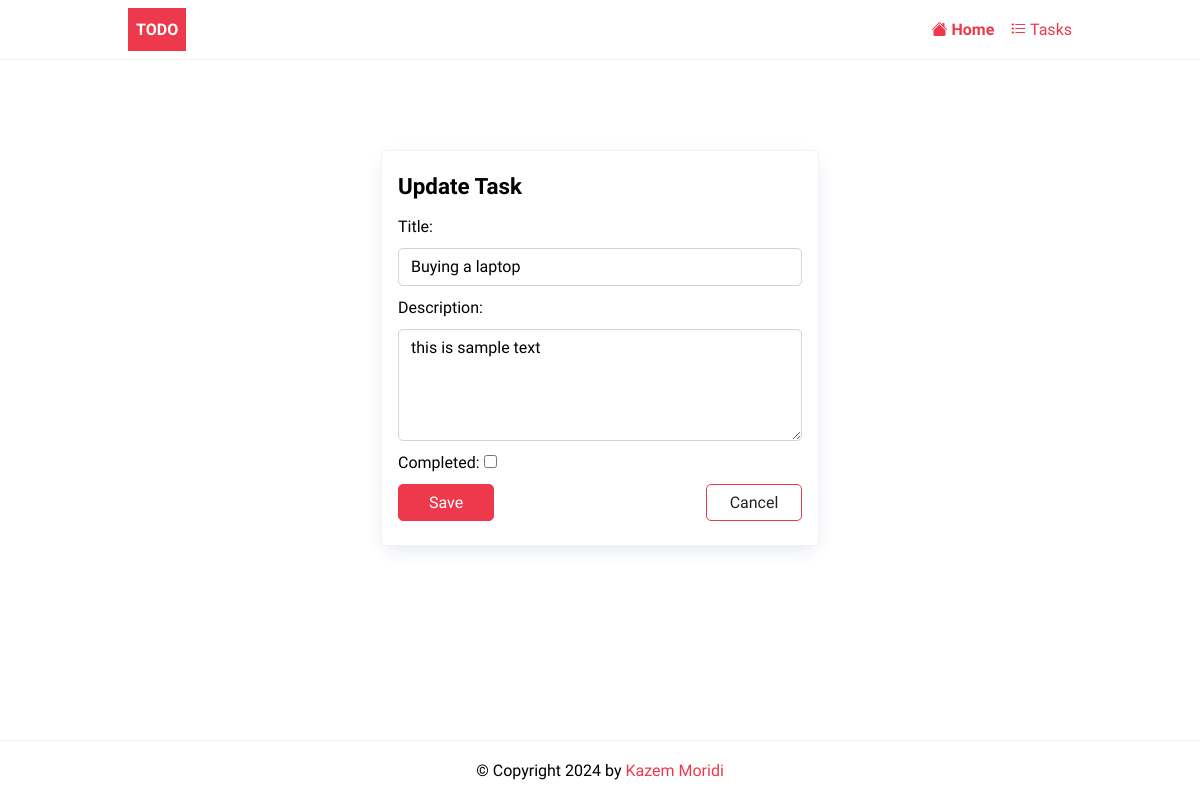
Page /task/update/1/ on the earlier database version.
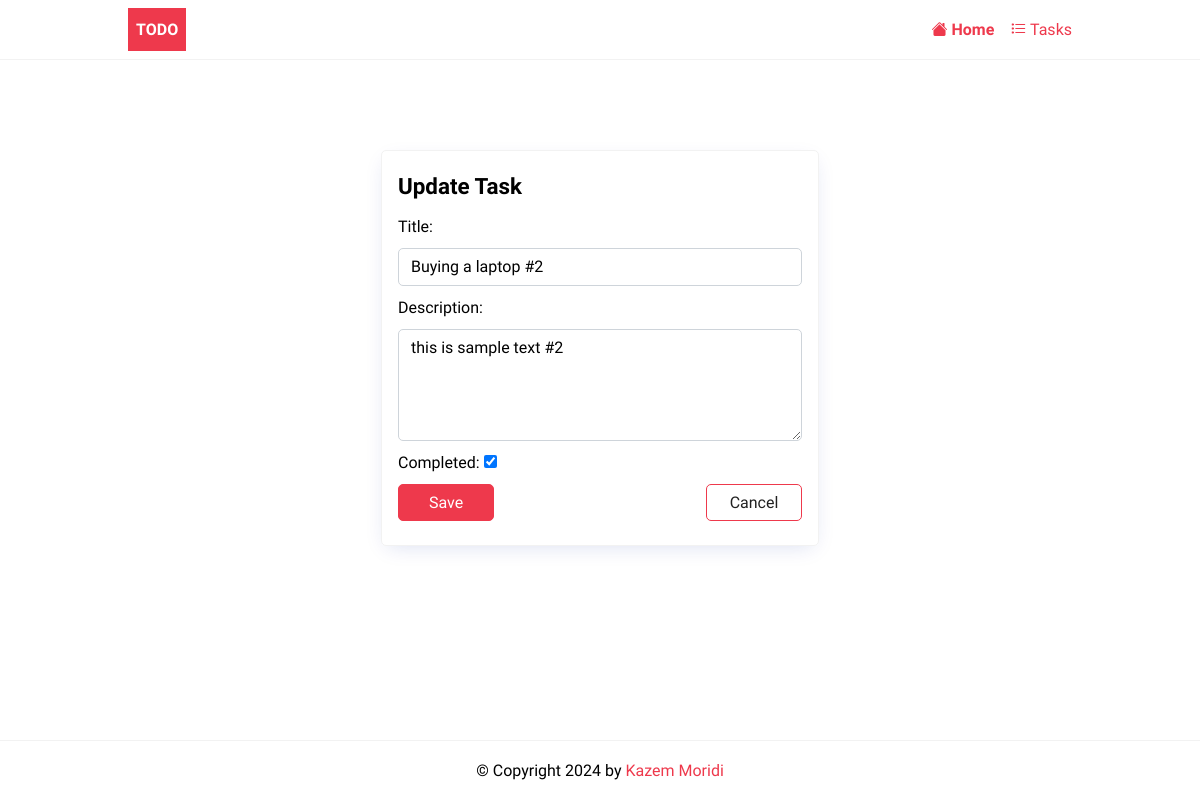
Same page on the later database version.
### todo/models.py (models this page shows, shortened)
class Task(models.Model):
    title = models.CharField(max_length=255)
    description = models.TextField(null=True, blank=True)
    completed = models.BooleanField(default=False)
    created_at = models.DateTimeField(auto_now_add=True)
    user = models.ForeignKey(User,on_delete=models.CASCADE, null=True, blank=True)
    class Meta:
        ordering = ['completed']

### todo/views.py (the view, shortened to what this page needs)
# urls.py: path('task/update/<int:pk>/', views.TaskUpdate.as_view(template_name='todo/task_form.html'),name='task-update'),
class TaskUpdate(UpdateView):
    model = Task
    fields = ['title','description','completed']
    success_url = reverse_lazy('tasks')

### todo/templates/todo/task_form.html (shortened to what this page needs)
{%extends 'base.html'%}
{%block content%}
<div class="center">
 <form method="post" novalidate class="card">
 	<h2>{% if task %} Update {%else %} Create {%endif%} Task</h2>
	{% for field in form %}
		{% if field.name == 'completed' %}
			<p>
				{{ field.label_tag }}
				{{ field }}
			</p>
		{% else %}
    		{{ field.label_tag }}
        	{{ field }}
        {% endif %}
	{% endfor %}
	<div class="form-buttons">
		<input type="submit" value="Save" class="btn btn-primary"/>
		<a href="{%url 'tasks'%}" class="btn btn-outline">Cancel</a>
	</div>
</form>
</div>
{%endblock content%}

Differences in the rows shown:
changed Task: title "Buying a laptop" → "Buying a laptop #2"; description "this is sample text" → "this is sample text #2"; completed "☐" → "☑"
